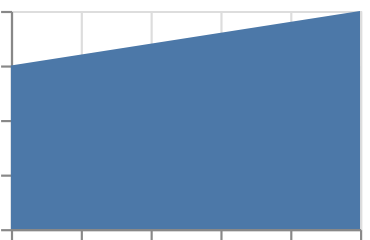

This figure's Vega-Lite source:
### Vega-Lite specification from a JSON file in a GitHub repository (floating-point values rounded to 4 significant figures)
{"$schema": "https://vega.github.io/schema/vega-lite/v6.json", "padding": 5, "autosize": "none", "data": {"values": [{"c": "A", "x": 1, "y": null, "s": 3, "t": "2024-01-01"}, {"c": "B", "x": 2, "y": 3, "s": 5, "t": "2024-02-01"}, {"c": "C", "x": 3, "y": 4, "s": 6, "t": "2024-03-01"}, {"c": "D", "x": 4, "y": null, "s": 7, "t": "2024-04-01"}]}, "width": 160, "height": 100, "mark": {"type": "area", "invalid": "filter"}, "encoding": {"x": {"field": "x", "type": "quantitative"}, "y": {"field": "y", "type": "quantitative"}}}
